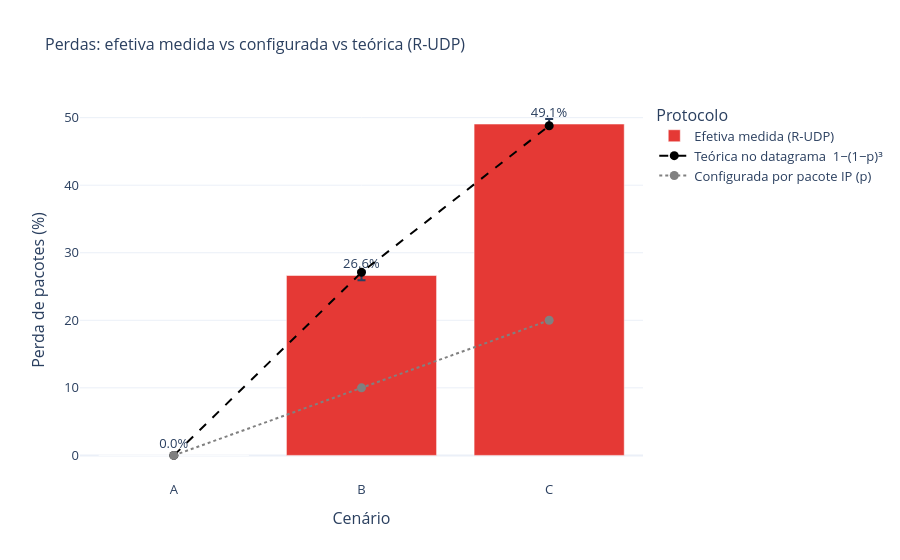

Notebook code for this chart:
### Markdown cell above
#### Figura 8 — Perdas de pacotes: efetiva (medida) vs. configurada

A perda do `tc` é configurada **por pacote IP** (0% / 10% / 20%). Mas há uma sutileza
reveladora: cada datagrama de DADOS do R-UDP tem 4112 B (4096 de dados + 16 de
cabeçalho) e, por exceder a MTU de 1500 B, é **fragmentado em 3 pacotes IP**. Como o
`tc` descarta cada fragmento de forma independente, o **datagrama** se perde se *qualquer*
um dos seus 3 fragmentos cair — uma probabilidade bem maior que a configurada:
`perda_datagrama = 1 − (1 − p)³`.

Medimos a **perda efetiva no datagrama** de forma robusta (sem depender da contagem de
pacotes no pcap, que a fragmentação distorce): o servidor envia **um ACK por datagrama de
DADOS que recebe**, e os ACKs trafegam no caminho **sem perda**. Logo
`perda_efetiva = 1 − (ACKs enviados pelo servidor) ÷ (datagramas enviados pelo cliente)`,
tudo a partir dos contadores da aplicação. O gráfico confronta as três grandezas.

### Code cell
CFG_LOSS = {'A': 0.0, 'B': 0.10, 'C': 0.20}   # perda configurada por pacote IP

# perda efetiva no datagrama (R-UDP): 1 - ACKs_servidor / datagramas_enviados_cliente
mr = cli.merge(srv[['transfer_id', 'num_acks']], on='transfer_id', suffixes=('', '_srv'))
mr = mr[mr['mode'] == 'RUDP'].copy()
mr['loss_eff'] = 1.0 - mr['num_acks_srv'] / mr['num_blocks']

rows = []
for s, g in mr.groupby('scenario'):
    x = g['loss_eff'].to_numpy(dtype=float)
    med = np.median(x); lo, hi = boot_ci(x, np.median)
    rows.append(dict(scenario=s, medida=med,
                     err_hi=max(hi - med, 0), err_lo=max(med - lo, 0),
                     config=CFG_LOSS[s], teorica=1 - (1 - CFG_LOSS[s]) ** 3))
lo_df = pd.DataFrame(rows).sort_values('scenario')

fig8 = go.Figure()
fig8.add_bar(x=lo_df['scenario'], y=lo_df['medida'] * 100, name='Efetiva medida (R-UDP)',
             marker_color=COLORS['RUDP'], text=[f'{v*100:.1f}%' for v in lo_df['medida']],
             textposition='outside',
             error_y=dict(type='data', symmetric=False,
                          array=lo_df['err_hi'] * 100, arrayminus=lo_df['err_lo'] * 100))
fig8.add_trace(go.Scatter(x=lo_df['scenario'], y=lo_df['teorica'] * 100, mode='markers+lines',
               name='Teórica no datagrama  1−(1−p)³', line=dict(dash='dash', color='black'),
               marker=dict(size=9)))
fig8.add_trace(go.Scatter(x=lo_df['scenario'], y=lo_df['config'] * 100, mode='markers+lines',
               name='Configurada por pacote IP (p)', line=dict(dash='dot', color='gray'),
               marker=dict(size=9)))
fig8.update_yaxes(title='Perda de pacotes (%)')
fig8.update_xaxes(title='Cenário')
style(fig8, 'Perdas: efetiva medida vs configurada vs teórica (R-UDP)')
save_fig(fig8, 'fig8_perdas')
fig8.show()

### Figure 1 — Plotly figure (JSON) as saved in the notebook; plotly's stock layout.template omitted (floating-point values rounded to 4 significant figures)
{"data": [{"error_y": {"array": [0.0, 0.655, 0.7491], "arrayminus": [0.0, 0.7238, 0.4143], "symmetric": false, "type": "data"}, "marker": {"color": "#E53935"}, "name": "Efetiva medida (R-UDP)", "text": ["0.0%", "26.6%", "49.1%"], "textposition": "outside", "type": "bar", "x": ["A", "B", "C"], "y": [0.0, 26.63, 49.05]}, {"line": {"color": "black", "dash": "dash"}, "marker": {"size": 9}, "mode": "markers+lines", "name": "Teórica no datagrama  1−(1−p)³", "type": "scatter", "x": ["A", "B", "C"], "y": [0.0, 27.1, 48.8]}, {"line": {"color": "gray", "dash": "dot"}, "marker": {"size": 9}, "mode": "markers+lines", "name": "Configurada por pacote IP (p)", "type": "scatter", "x": ["A", "B", "C"], "y": [0.0, 10.0, 20.0]}], "layout": {"font": {"size": 13}, "legend": {"title": {"text": "Protocolo"}}, "title": {"font": {"size": 16}, "text": "Perdas: efetiva medida vs configurada vs teórica (R-UDP)"}, "xaxis": {"title": {"text": "Cenário"}}, "yaxis": {"title": {"text": "Perda de pacotes (%)"}}}}
